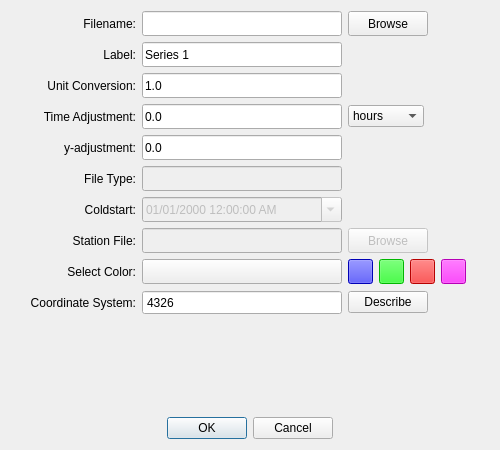
<?xml version="1.0" encoding="UTF-8"?>
<ui version="4.0">
 <comment>
//-------------------------------GPL-------------------------------------//
//
// MetOcean Viewer - A simple interface for viewing hydrodynamic model data
// Copyright (C) 2015  Zach Cobell
//
// This program is free software: you can redistribute it and/or modify
// it under the terms of the GNU General Public License as published by
// the Free Software Foundation, either version 3 of the License, or
// (at your option) any later version.
//
// This program is distributed in the hope that it will be useful,
// but WITHOUT ANY WARRANTY; without even the implied warranty of
// MERCHANTABILITY or FITNESS FOR A PARTICULAR PURPOSE.  See the
// GNU General Public License for more details.
//
// You should have received a copy of the GNU General Public License
// along with this program.  If not, see http://www.gnu.org/licenses/.
//
//-----------------------------------------------------------------------//
</comment>
 <class>add_timeseries_data</class>
 <widget class="QDialog" name="add_imeds_data">
  <property name="windowModality">
   <enum>Qt::WindowModal</enum>
  </property>
  <property name="geometry">
   <rect>
    <x>0</x>
    <y>0</y>
    <width>500</width>
    <height>450</height>
   </rect>
  </property>
  <property name="sizePolicy">
   <sizepolicy hsizetype="Expanding" vsizetype="Expanding">
    <horstretch>0</horstretch>
    <verstretch>0</verstretch>
   </sizepolicy>
  </property>
  <property name="minimumSize">
   <size>
    <width>500</width>
    <height>450</height>
   </size>
  </property>
  <property name="maximumSize">
   <size>
    <width>500</width>
    <height>450</height>
   </size>
  </property>
  <property name="windowTitle">
   <string>Add Timeseries Data</string>
  </property>
  <property name="windowIcon">
   <iconset>
    <normaloff>:/rsc/img/icon.png</normaloff>:/rsc/img/icon.png</iconset>
  </property>
  <layout class="QVBoxLayout" name="verticalLayout">
   <item>
    <layout class="QHBoxLayout" name="horizontalLayout">
     <item>
      <widget class="QLabel" name="label_filename">
       <property name="minimumSize">
        <size>
         <width>125</width>
         <height>25</height>
        </size>
       </property>
       <property name="maximumSize">
        <size>
         <width>125</width>
         <height>25</height>
        </size>
       </property>
       <property name="text">
        <string>Filename:</string>
       </property>
       <property name="alignment">
        <set>Qt::AlignRight|Qt::AlignTrailing|Qt::AlignVCenter</set>
       </property>
      </widget>
     </item>
     <item>
      <widget class="QLineEdit" name="text_filename">
       <property name="sizePolicy">
        <sizepolicy hsizetype="Fixed" vsizetype="Fixed">
         <horstretch>0</horstretch>
         <verstretch>0</verstretch>
        </sizepolicy>
       </property>
       <property name="minimumSize">
        <size>
         <width>200</width>
         <height>25</height>
        </size>
       </property>
       <property name="maximumSize">
        <size>
         <width>200</width>
         <height>25</height>
        </size>
       </property>
       <property name="readOnly">
        <bool>true</bool>
       </property>
       <property name="clearButtonEnabled">
        <bool>false</bool>
       </property>
      </widget>
     </item>
     <item>
      <widget class="QPushButton" name="browse_filebrowse">
       <property name="sizePolicy">
        <sizepolicy hsizetype="Fixed" vsizetype="Fixed">
         <horstretch>0</horstretch>
         <verstretch>0</verstretch>
        </sizepolicy>
       </property>
       <property name="minimumSize">
        <size>
         <width>75</width>
         <height>25</height>
        </size>
       </property>
       <property name="text">
        <string>Browse</string>
       </property>
      </widget>
     </item>
     <item>
      <spacer name="horizontalSpacer">
       <property name="orientation">
        <enum>Qt::Horizontal</enum>
       </property>
       <property name="sizeHint" stdset="0">
        <size>
         <width>40</width>
         <height>20</height>
        </size>
       </property>
      </spacer>
     </item>
    </layout>
   </item>
   <item>
    <layout class="QHBoxLayout" name="horizontalLayout_2">
     <item>
      <widget class="QLabel" name="label_seriesname">
       <property name="minimumSize">
        <size>
         <width>125</width>
         <height>25</height>
        </size>
       </property>
       <property name="maximumSize">
        <size>
         <width>125</width>
         <height>25</height>
        </size>
       </property>
       <property name="text">
        <string>Label:</string>
       </property>
       <property name="alignment">
        <set>Qt::AlignRight|Qt::AlignTrailing|Qt::AlignVCenter</set>
       </property>
      </widget>
     </item>
     <item>
      <widget class="QLineEdit" name="text_seriesname">
       <property name="minimumSize">
        <size>
         <width>200</width>
         <height>25</height>
        </size>
       </property>
       <property name="maximumSize">
        <size>
         <width>200</width>
         <height>25</height>
        </size>
       </property>
       <property name="text">
        <string>Series 1</string>
       </property>
      </widget>
     </item>
     <item>
      <spacer name="horizontalSpacer_2">
       <property name="orientation">
        <enum>Qt::Horizontal</enum>
       </property>
       <property name="sizeHint" stdset="0">
        <size>
         <width>40</width>
         <height>20</height>
        </size>
       </property>
      </spacer>
     </item>
    </layout>
   </item>
   <item>
    <layout class="QHBoxLayout" name="horizontalLayout_3">
     <item>
      <widget class="QLabel" name="label_unitconvert">
       <property name="minimumSize">
        <size>
         <width>125</width>
         <height>25</height>
        </size>
       </property>
       <property name="maximumSize">
        <size>
         <width>125</width>
         <height>25</height>
        </size>
       </property>
       <property name="text">
        <string>Unit Conversion:</string>
       </property>
       <property name="alignment">
        <set>Qt::AlignRight|Qt::AlignTrailing|Qt::AlignVCenter</set>
       </property>
      </widget>
     </item>
     <item>
      <widget class="QLineEdit" name="text_unitconvert">
       <property name="minimumSize">
        <size>
         <width>200</width>
         <height>25</height>
        </size>
       </property>
       <property name="maximumSize">
        <size>
         <width>200</width>
         <height>25</height>
        </size>
       </property>
       <property name="inputMask">
        <string/>
       </property>
       <property name="text">
        <string>1.0</string>
       </property>
      </widget>
     </item>
     <item>
      <spacer name="horizontalSpacer_3">
       <property name="orientation">
        <enum>Qt::Horizontal</enum>
       </property>
       <property name="sizeHint" stdset="0">
        <size>
         <width>40</width>
         <height>20</height>
        </size>
       </property>
      </spacer>
     </item>
    </layout>
   </item>
   <item>
    <layout class="QHBoxLayout" name="horizontalLayout_4">
     <item>
      <widget class="QLabel" name="label_xadjust">
       <property name="minimumSize">
        <size>
         <width>125</width>
         <height>25</height>
        </size>
       </property>
       <property name="maximumSize">
        <size>
         <width>125</width>
         <height>25</height>
        </size>
       </property>
       <property name="text">
        <string> Time Adjustment:</string>
       </property>
       <property name="alignment">
        <set>Qt::AlignRight|Qt::AlignTrailing|Qt::AlignVCenter</set>
       </property>
      </widget>
     </item>
     <item>
      <widget class="QLineEdit" name="text_xadjust">
       <property name="minimumSize">
        <size>
         <width>200</width>
         <height>25</height>
        </size>
       </property>
       <property name="maximumSize">
        <size>
         <width>200</width>
         <height>25</height>
        </size>
       </property>
       <property name="inputMask">
        <string/>
       </property>
       <property name="text">
        <string>0.0</string>
       </property>
      </widget>
     </item>
     <item>
      <widget class="QComboBox" name="combo_timeSelect">
       <property name="currentIndex">
        <number>2</number>
       </property>
       <item>
        <property name="text">
         <string>seconds</string>
        </property>
       </item>
       <item>
        <property name="text">
         <string>minutes</string>
        </property>
       </item>
       <item>
        <property name="text">
         <string>hours</string>
        </property>
       </item>
       <item>
        <property name="text">
         <string>days</string>
        </property>
       </item>
      </widget>
     </item>
     <item>
      <spacer name="horizontalSpacer_4">
       <property name="orientation">
        <enum>Qt::Horizontal</enum>
       </property>
       <property name="sizeHint" stdset="0">
        <size>
         <width>40</width>
         <height>20</height>
        </size>
       </property>
      </spacer>
     </item>
    </layout>
   </item>
   <item>
    <layout class="QHBoxLayout" name="horizontalLayout_5">
     <item>
      <widget class="QLabel" name="label_yadjust">
       <property name="minimumSize">
        <size>
         <width>125</width>
         <height>25</height>
        </size>
       </property>
       <property name="maximumSize">
        <size>
         <width>125</width>
         <height>25</height>
        </size>
       </property>
       <property name="text">
        <string>y-adjustment:</string>
       </property>
       <property name="alignment">
        <set>Qt::AlignRight|Qt::AlignTrailing|Qt::AlignVCenter</set>
       </property>
      </widget>
     </item>
     <item>
      <widget class="QLineEdit" name="text_yadjust">
       <property name="minimumSize">
        <size>
         <width>200</width>
         <height>25</height>
        </size>
       </property>
       <property name="maximumSize">
        <size>
         <width>200</width>
         <height>25</height>
        </size>
       </property>
       <property name="inputMask">
        <string/>
       </property>
       <property name="text">
        <string>0.0</string>
       </property>
      </widget>
     </item>
     <item>
      <spacer name="horizontalSpacer_5">
       <property name="orientation">
        <enum>Qt::Horizontal</enum>
       </property>
       <property name="sizeHint" stdset="0">
        <size>
         <width>40</width>
         <height>20</height>
        </size>
       </property>
      </spacer>
     </item>
    </layout>
   </item>
   <item>
    <layout class="QHBoxLayout" name="horizontalLayout_6">
     <item>
      <widget class="QLabel" name="label_filetype">
       <property name="enabled">
        <bool>true</bool>
       </property>
       <property name="minimumSize">
        <size>
         <width>125</width>
         <height>25</height>
        </size>
       </property>
       <property name="maximumSize">
        <size>
         <width>125</width>
         <height>25</height>
        </size>
       </property>
       <property name="text">
        <string>File Type:</string>
       </property>
       <property name="alignment">
        <set>Qt::AlignRight|Qt::AlignTrailing|Qt::AlignVCenter</set>
       </property>
      </widget>
     </item>
     <item>
      <widget class="QLineEdit" name="text_filetype">
       <property name="enabled">
        <bool>false</bool>
       </property>
       <property name="minimumSize">
        <size>
         <width>200</width>
         <height>25</height>
        </size>
       </property>
       <property name="maximumSize">
        <size>
         <width>200</width>
         <height>25</height>
        </size>
       </property>
       <property name="inputMask">
        <string/>
       </property>
       <property name="text">
        <string/>
       </property>
      </widget>
     </item>
     <item>
      <spacer name="horizontalSpacer_6">
       <property name="orientation">
        <enum>Qt::Horizontal</enum>
       </property>
       <property name="sizeHint" stdset="0">
        <size>
         <width>40</width>
         <height>20</height>
        </size>
       </property>
      </spacer>
     </item>
    </layout>
   </item>
   <item>
    <layout class="QHBoxLayout" name="horizontalLayout_7">
     <item>
      <widget class="QLabel" name="label_coldstart">
       <property name="minimumSize">
        <size>
         <width>125</width>
         <height>25</height>
        </size>
       </property>
       <property name="maximumSize">
        <size>
         <width>125</width>
         <height>25</height>
        </size>
       </property>
       <property name="text">
        <string>Coldstart:</string>
       </property>
       <property name="alignment">
        <set>Qt::AlignRight|Qt::AlignTrailing|Qt::AlignVCenter</set>
       </property>
      </widget>
     </item>
     <item>
      <widget class="QDateTimeEdit" name="date_coldstart">
       <property name="enabled">
        <bool>false</bool>
       </property>
       <property name="minimumSize">
        <size>
         <width>200</width>
         <height>25</height>
        </size>
       </property>
       <property name="maximumSize">
        <size>
         <width>200</width>
         <height>25</height>
        </size>
       </property>
       <property name="displayFormat">
        <string>MM/dd/yyyy hh:mm:ss AP</string>
       </property>
       <property name="calendarPopup">
        <bool>true</bool>
       </property>
      </widget>
     </item>
     <item>
      <spacer name="horizontalSpacer_7">
       <property name="orientation">
        <enum>Qt::Horizontal</enum>
       </property>
       <property name="sizeHint" stdset="0">
        <size>
         <width>40</width>
         <height>20</height>
        </size>
       </property>
      </spacer>
     </item>
    </layout>
   </item>
   <item>
    <layout class="QHBoxLayout" name="horizontalLayout_8">
     <item>
      <widget class="QLabel" name="label_filename_2">
       <property name="minimumSize">
        <size>
         <width>125</width>
         <height>25</height>
        </size>
       </property>
       <property name="maximumSize">
        <size>
         <width>125</width>
         <height>25</height>
        </size>
       </property>
       <property name="text">
        <string>Station File:</string>
       </property>
       <property name="alignment">
        <set>Qt::AlignRight|Qt::AlignTrailing|Qt::AlignVCenter</set>
       </property>
      </widget>
     </item>
     <item>
      <widget class="QLineEdit" name="text_stationfile">
       <property name="enabled">
        <bool>false</bool>
       </property>
       <property name="sizePolicy">
        <sizepolicy hsizetype="Fixed" vsizetype="Fixed">
         <horstretch>0</horstretch>
         <verstretch>0</verstretch>
        </sizepolicy>
       </property>
       <property name="minimumSize">
        <size>
         <width>200</width>
         <height>25</height>
        </size>
       </property>
       <property name="maximumSize">
        <size>
         <width>200</width>
         <height>25</height>
        </size>
       </property>
       <property name="readOnly">
        <bool>true</bool>
       </property>
       <property name="clearButtonEnabled">
        <bool>false</bool>
       </property>
      </widget>
     </item>
     <item>
      <widget class="QPushButton" name="browse_stationfile">
       <property name="enabled">
        <bool>false</bool>
       </property>
       <property name="sizePolicy">
        <sizepolicy hsizetype="Fixed" vsizetype="Fixed">
         <horstretch>0</horstretch>
         <verstretch>0</verstretch>
        </sizepolicy>
       </property>
       <property name="minimumSize">
        <size>
         <width>75</width>
         <height>25</height>
        </size>
       </property>
       <property name="text">
        <string>Browse</string>
       </property>
      </widget>
     </item>
     <item>
      <spacer name="horizontalSpacer_8">
       <property name="orientation">
        <enum>Qt::Horizontal</enum>
       </property>
       <property name="sizeHint" stdset="0">
        <size>
         <width>40</width>
         <height>20</height>
        </size>
       </property>
      </spacer>
     </item>
    </layout>
   </item>
   <item>
    <layout class="QHBoxLayout" name="horizontalLayout_9">
     <item>
      <widget class="QLabel" name="label_color">
       <property name="minimumSize">
        <size>
         <width>125</width>
         <height>25</height>
        </size>
       </property>
       <property name="maximumSize">
        <size>
         <width>125</width>
         <height>25</height>
        </size>
       </property>
       <property name="text">
        <string>Select Color:</string>
       </property>
       <property name="alignment">
        <set>Qt::AlignRight|Qt::AlignTrailing|Qt::AlignVCenter</set>
       </property>
      </widget>
     </item>
     <item>
      <widget class="QPushButton" name="button_seriesColor">
       <property name="minimumSize">
        <size>
         <width>200</width>
         <height>25</height>
        </size>
       </property>
       <property name="maximumSize">
        <size>
         <width>200</width>
         <height>25</height>
        </size>
       </property>
       <property name="text">
        <string/>
       </property>
      </widget>
     </item>
     <item>
      <widget class="QPushButton" name="button_presetColor1">
       <property name="minimumSize">
        <size>
         <width>25</width>
         <height>25</height>
        </size>
       </property>
       <property name="maximumSize">
        <size>
         <width>25</width>
         <height>25</height>
        </size>
       </property>
       <property name="styleSheet">
        <string notr="true">background-color: #0000ff</string>
       </property>
       <property name="text">
        <string/>
       </property>
      </widget>
     </item>
     <item>
      <widget class="QPushButton" name="button_presetColor2">
       <property name="minimumSize">
        <size>
         <width>25</width>
         <height>25</height>
        </size>
       </property>
       <property name="maximumSize">
        <size>
         <width>25</width>
         <height>25</height>
        </size>
       </property>
       <property name="styleSheet">
        <string notr="true">background-color: #00ff00</string>
       </property>
       <property name="text">
        <string/>
       </property>
      </widget>
     </item>
     <item>
      <widget class="QPushButton" name="button_presetColor3">
       <property name="minimumSize">
        <size>
         <width>25</width>
         <height>25</height>
        </size>
       </property>
       <property name="maximumSize">
        <size>
         <width>25</width>
         <height>25</height>
        </size>
       </property>
       <property name="styleSheet">
        <string notr="true">background-color: #ff0000</string>
       </property>
       <property name="text">
        <string/>
       </property>
      </widget>
     </item>
     <item>
      <widget class="QPushButton" name="button_presetColor4">
       <property name="minimumSize">
        <size>
         <width>25</width>
         <height>25</height>
        </size>
       </property>
       <property name="maximumSize">
        <size>
         <width>25</width>
         <height>25</height>
        </size>
       </property>
       <property name="styleSheet">
        <string notr="true">background-color: #ff00ff</string>
       </property>
       <property name="text">
        <string/>
       </property>
      </widget>
     </item>
     <item>
      <spacer name="horizontalSpacer_9">
       <property name="orientation">
        <enum>Qt::Horizontal</enum>
       </property>
       <property name="sizeHint" stdset="0">
        <size>
         <width>40</width>
         <height>20</height>
        </size>
       </property>
      </spacer>
     </item>
    </layout>
   </item>
   <item>
    <layout class="QHBoxLayout" name="horizontalLayout_10">
     <item>
      <widget class="QLabel" name="label_epsg">
       <property name="minimumSize">
        <size>
         <width>125</width>
         <height>25</height>
        </size>
       </property>
       <property name="maximumSize">
        <size>
         <width>125</width>
         <height>25</height>
        </size>
       </property>
       <property name="text">
        <string>Coordinate System:</string>
       </property>
       <property name="alignment">
        <set>Qt::AlignRight|Qt::AlignTrailing|Qt::AlignVCenter</set>
       </property>
      </widget>
     </item>
     <item>
      <widget class="QSpinBox" name="spin_epsg">
       <property name="sizePolicy">
        <sizepolicy hsizetype="Fixed" vsizetype="Fixed">
         <horstretch>0</horstretch>
         <verstretch>0</verstretch>
        </sizepolicy>
       </property>
       <property name="minimumSize">
        <size>
         <width>200</width>
         <height>25</height>
        </size>
       </property>
       <property name="maximumSize">
        <size>
         <width>200</width>
         <height>25</height>
        </size>
       </property>
       <property name="buttonSymbols">
        <enum>QAbstractSpinBox::NoButtons</enum>
       </property>
       <property name="maximum">
        <number>100000</number>
       </property>
       <property name="value">
        <number>4326</number>
       </property>
      </widget>
     </item>
     <item>
      <widget class="QPushButton" name="button_describeepsg">
       <property name="text">
        <string>Describe</string>
       </property>
      </widget>
     </item>
     <item>
      <spacer name="horizontalSpacer_10">
       <property name="orientation">
        <enum>Qt::Horizontal</enum>
       </property>
       <property name="sizeHint" stdset="0">
        <size>
         <width>40</width>
         <height>20</height>
        </size>
       </property>
      </spacer>
     </item>
    </layout>
   </item>
   <item>
    <spacer name="verticalSpacer">
     <property name="orientation">
      <enum>Qt::Vertical</enum>
     </property>
     <property name="sizeHint" stdset="0">
      <size>
       <width>20</width>
       <height>19</height>
      </size>
     </property>
    </spacer>
   </item>
   <item>
    <widget class="QDialogButtonBox" name="buttonBox">
     <property name="orientation">
      <enum>Qt::Horizontal</enum>
     </property>
     <property name="standardButtons">
      <set>QDialogButtonBox::Cancel|QDialogButtonBox::Ok</set>
     </property>
     <property name="centerButtons">
      <bool>true</bool>
     </property>
    </widget>
   </item>
  </layout>
 </widget>
 <resources/>
 <connections>
  <connection>
   <sender>buttonBox</sender>
   <signal>accepted()</signal>
   <receiver>add_imeds_data</receiver>
   <slot>accept()</slot>
   <hints>
    <hint type="sourcelabel">
     <x>248</x>
     <y>254</y>
    </hint>
    <hint type="destinationlabel">
     <x>157</x>
     <y>274</y>
    </hint>
   </hints>
  </connection>
  <connection>
   <sender>buttonBox</sender>
   <signal>rejected()</signal>
   <receiver>add_imeds_data</receiver>
   <slot>reject()</slot>
   <hints>
    <hint type="sourcelabel">
     <x>316</x>
     <y>260</y>
    </hint>
    <hint type="destinationlabel">
     <x>286</x>
     <y>274</y>
    </hint>
   </hints>
  </connection>
 </connections>
</ui>
